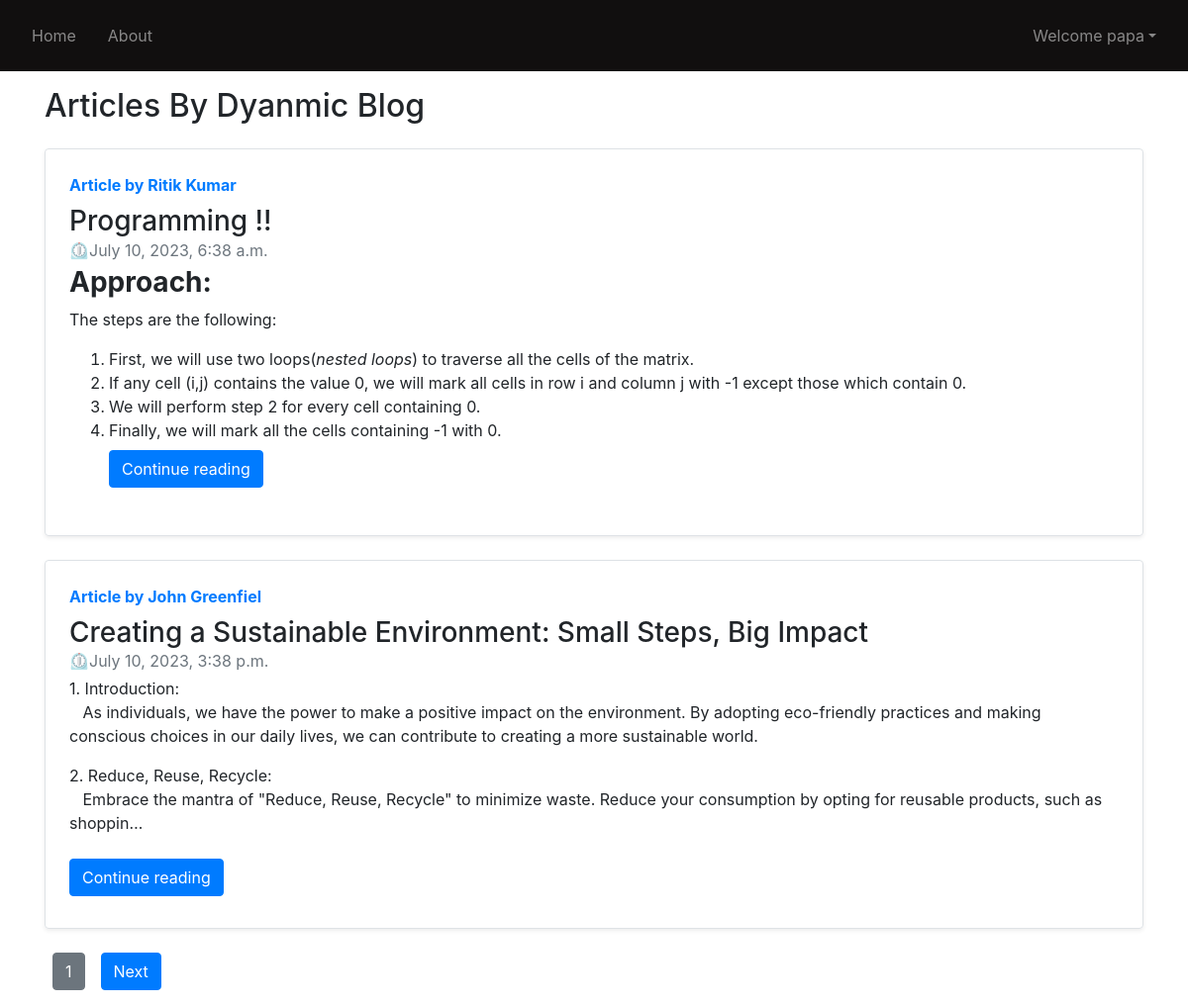
Page /blog/ (signed in) on the committed database.
### blogpage/models.py (models this page shows, shortened)
class BlogPostTable(models.Model):
    sno = models.AutoField(primary_key=True)
    title = models.CharField(max_length=255)
    author = models.CharField(max_length=14)
    timeStamp = models.DateTimeField(blank=True)
    content = models.TextField()

### blogpage/views.py (the view)
# urls.py: path('',views.blogPage),
def blogPage(request):
    allPosts = BlogPostTable.objects.all()
    items_per_page = 2
    paginator = Paginator(allPosts, items_per_page)
    page_number = request.GET.get('page')
    page_obj = paginator.get_page(page_number)
    context = {
        'page_obj': page_obj,
        'allPosts': allPosts
    }
    return render(request, 'blog/blog.html', context)

### templates/blog/blog.html (shortened to what this page needs)
{% extends 'base.html' %}
{% load static %}
{% block body %}
    <div class="container my-3">
        <h2>Articles By Dyanmic Blog</h2>
        {% for post in page_obj %}
            <div class="row no-gutters border rounded overflow-hidden flex-md-row mb-4 shadow-sm h-md-250 my-4 position-relative">
                <div class="col p-4 d-flex flex-column position-static">
                    <a href="" class="text-dark">
                        <strong class="d-inline-block mb-2 text-primary">Article by {{ post.author }}</strong>
                    </a>
                    <h3 class="mb-0">{{ post.title }}</h3>
                    <div class="mb-1 text-muted">&#x23F2;{{ post.timeStamp }}</div>
                    <p class="card-text mb-auto">{{ post.content | safe | truncatechars:450 }}</p>
                    {% if user.is_authenticated %}
                        <div class="my-2">
                            <a href="/blog/{{ post.author }}" role="button" class="btn btn-primary">Continue reading</a>
                        </div>
                    {% else %}
                        <div class="my-2">
                            <a href="" role="button" class="btn btn-primary">Please Login To Read</a>
                        </div>
                    {% endif %}
                </div>
            </div>
        {% endfor %}
        <div class="pagination">
    <a href="?page={{ page_obj.number }}" class="btn btn-secondary mx-2">{{ page_obj.number }}</a>
    {% if page_obj.has_next %}
        <a href="?page={{ page_obj.next_page_number }}" class="btn btn-primary ml-2">Next</a>
    {% endif %}
</div>
    </div>
{% endblock %}

### templates/base.html (shortened to what this page needs)
<!doctype html>
<html lang="en">
  {% load static %}
  <head>
<link href="https://maxcdn.bootstrapcdn.com/font-awesome/4.7.0/css/font-awesome.min.css" rel="stylesheet" type="text/css">
    <link rel="stylesheet"
      href="https://stackpath.bootstrapcdn.com/bootstrap/4.5.2/css/bootstrap.min.css"
>
  </head>
  <body>
    <nav class="navbar navbar-expand-lg navbar-dark " >
      <div class="collapse navbar-collapse"
        id="navbarSupportedContent">
        <ul class="navbar-nav mr-auto">
          <li class="nav-item p-2">
            <a class="nav-link"
              href="/">Home </a>
          </li>
          <li class="nav-item p-2 ">
            <a class="nav-link"
              href="/about">About</a>
          </li>
        </ul>
          {% if user.is_authenticated %}
          <ul class="navbar-nav mr-2">
            <li class="nav-item dropdown">
              <a class="nav-link dropdown-toggle"
                href='#'
                id="navbarDropdown"
                role="button"
                data-toggle="dropdown"> Welcome   {{request.user}}</a>
            </li>
          </ul>
        </div>
        {% endif %}
    </nav>
    {% block body %} {% endblock body %}
  </body>
</html>

### templates/base.html (style rules this page uses)
.navbar { background-color: rgb(17, 15, 15); }

### rows in the picture
BlogPostTable: author "Ritik Kumar", title "Programming !!", timeStamp "July 10, 2023, 6:38 a.m.", content "Approach: The steps are the following: First, we will use two loops( nested loops ) to traverse all the cells of the matrix. If any cell (i,j) contains the value 0, we will mark all cells in row i and column j with -1 except those which contain 0. We will perform step 2 for every cell containing 0. Finally, we will mark all the cells containing -1 with 0."
BlogPostTable: author "John Greenfiel", title "Creating a Sustainable Environment: Small Steps, Big Impact", timeStamp "July 10, 2023, 3:38 p.m.", content "1. Introduction: As individuals, we have the power to make a positive impact on the environment. By adopting eco-friendly practices and making conscious choices in our daily lives, we can contribute to creating a more sustainable world. 2. Reduce, Reuse, Recycle: Embrace the mantra of \"Reduce, Reuse, Recycle\" to minimize waste. Reduce your consumption by opting for reusable products, such as shoppin…"

### other values in the picture
{{ request.user }} "papa"
{{ page_obj.number }} "1"
